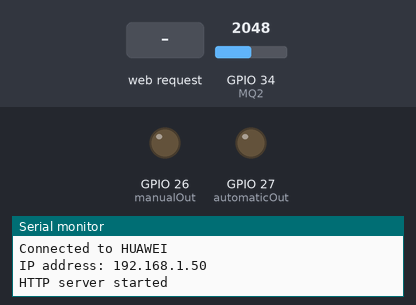
Bench run of a sketch on a simulated ESP32. On the bench: output pins drawn as LEDs (lit = HIGH), the last lines printed to the serial monitor. The test bench sets the inputs (shaded band); at power-on: GPIO 34 (MQ2) = 2048. WiFi joins after 1.5 s; servers stay silent unless stated.

Above: at 2.7 s.
2.8 s: HTTP request GET /manualInterrupt received
At 4.0 s:
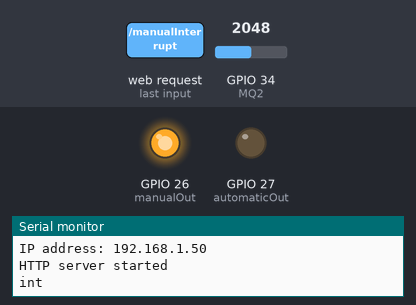
4.3 s: GPIO 34 (MQ2) set to 2930
5.8 s: GPIO 34 (MQ2) set to 3034
At 6.3 s:
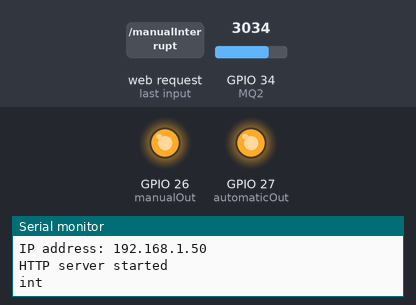
7.3 s: HTTP request GET /manualInterrupt received
At 8.5 s:
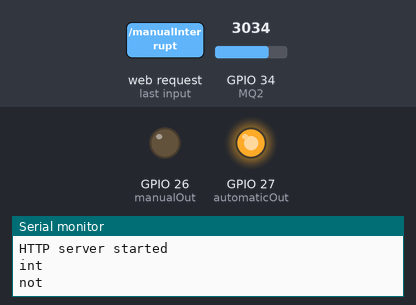
8.8 s: GPIO 34 (MQ2) set to 2960
At 9.8 s:
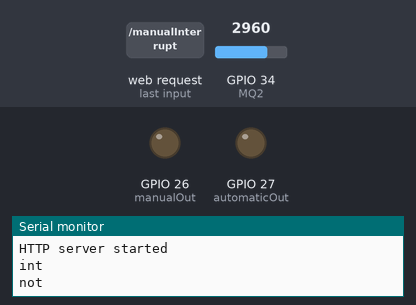
10.3 s: GPIO 34 (MQ2) set to 3040
At 10.9 s:
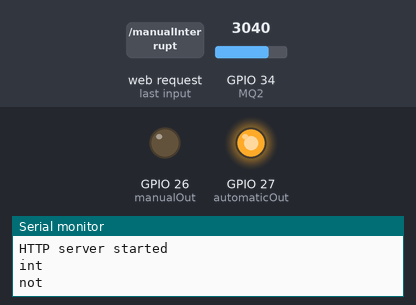
Timing chart, 0 to 12.8 s (numbered marks = the images above; inputs shaded):
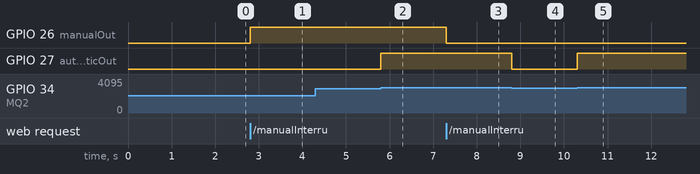

Measured:
- the behaviour switches between 2999 and 3000 on GPIO 34 (MQ2) (found by bisection; images 1 and 2)
- after the input at 2.8 s, GPIO 26 (manualOut): LOW → HIGH at once
- after the input at 4.3 s, every drawn part: stays the same
- after the input at 5.8 s, GPIO 27 (automaticOut): LOW → HIGH at once
- after the input at 7.3 s, GPIO 26 (manualOut): HIGH → LOW at once
- after the input at 8.8 s, GPIO 27 (automaticOut): HIGH → LOW at once
- after the input at 10.3 s, GPIO 27 (automaticOut): LOW → HIGH at once

The sketch:

sketch_dec28a.ino
```cpp
#include <WiFi.h>
#include <WiFiClient.h>
#include <WebServer.h>

#include "index.h"  //Web page header file

WebServer server(80);

//sensor pin
#define MQ2 34
//led pins
#define manualOut 26
#define automaticOut 27

//Enter your SSID and PASSWORD
//const char* ssid = "DIGI_6bb768";
//const char* password = "3ff09448";
const char* ssid = "HUAWEI";
const char* password = "12345678";


// This routine is executed when you open its IP in browser
void handleRoot() {
  String htmlCode = MAIN_page; //Read HTML contents
  server.send(200, "text/html", htmlCode); //Send web page
}

void handleMQ2() {
  int sensoreRead = analogRead(MQ2);//read in analog mode the sensor value
  String mqValue = String(sensoreRead);//convert int value to string
  server.send(200, "text/plane", mqValue); //Send gas sensor value only to client ajax request
}

//if the routine is called, the manual interrupt led(26 pin) get HIGH/LOW value. If was in LOW will get HIGH value
void manualInterrupt() {
  if (digitalRead(manualOut) == LOW) {
    Serial.println("int");
    digitalWrite(manualOut, HIGH);
  }
  else {
    Serial.println("not");
    digitalWrite(manualOut, LOW);
  }
}

void setup(void) {
  Serial.begin(115200);
  Serial.println();
  Serial.println("Booting Sketch...");

  //ESP32 connects to your wifi -----------------------------------
  WiFi.mode(WIFI_STA); //Connect to your wifi
  WiFi.begin(ssid, password);

  Serial.println("Connecting to ");
  Serial.print(ssid);

  //Wait for WiFi to connect
  while (WiFi.waitForConnectResult() != WL_CONNECTED) {
    Serial.print(".");
  }

  //If connection successful show IP address in serial monitor
  Serial.println("");
  Serial.print("Connected to ");
  Serial.println(ssid);
  Serial.print("IP address: ");
  Serial.println(WiFi.localIP());  //IP address assigned to your ESP
  //----------------------------------------------------------------
  //init the pins, input/output
  pinMode(MQ2, INPUT);
  pinMode(manualOut, OUTPUT);
  pinMode(automaticOut, OUTPUT);
  server.on("/", handleRoot);      //This is display page
  server.on("/readGas", handleMQ2);//To get update of gas sensor Value only
  server.on("/manualInterrupt", manualInterrupt);//manual interrupt
  server.begin();                  //Start server
  Serial.println("HTTP server started");
}

// This routine is executed when you open its IP in browser

void loop(void) {
  server.handleClient();
  //limit, if the value lower than 3000 there is no gas.
  int limit = 3000;
  int sensorValue = analogRead(MQ2);
  //automatic interrupt
  if (sensorValue < limit)
  {
    digitalWrite(automaticOut, LOW);
  }
  else {
    digitalWrite(automaticOut, HIGH);
  }
  delay(1);
}
```

index.h
```cpp
//Store data in flash (program) memory instead of SRAM
const char MAIN_page[] PROGMEM = R"=====(
<!DOCTYPE html>
<html>
<style>
    .card {
        position: fixed;
        top: 50%;
        left: 50%;
        /* bring your own prefixes */
        transform: translate(-50%, -50%);
        align-items: center;
        font-size: 20px;
        max-width: 1000px;
        align-content: center;
        size: 50px;
        min-height: 500px;
        background: #02b875;
        padding: 30px;
        box-sizing: border-box;
        color: #FFF;
        box-shadow: 0px 2px 18px -4px rgba(0, 0, 0, 0.75);
        font-family: Helvetica;
        display: inline-block;
        vertical-align: middle;
        text-align: center;
    }

    .button {
        background-color: #F92E03;
        border: none;
        color: white;
        padding: 16px 40px;
        text-decoration: none;
        font-size: 30px;
        margin: 2px;
        cursor: pointer;
    }

    .button2 {
        background-color: #555555;
    }
</style>

<body>

    <div class="card">
        <h1 class="button" >ESP32 Project with MQ-2 gas sensor.</h1><br>
        <h4>If the gas value is greater than 3000ppm, the system automatically interrupts.</h4><br>
        <h1>Sensor Value:<span id="GasValue">0</span> ppm</h1><br>
        <img src="https://cdn.displays2go.com/images/zoom/fd2418fg.rw_zoom.jpg" id="warning" alt="Flowers" style="width:100px; visibility:hidden;" ><br>
        <h4>Manual Interrupt: <span id="spanManual">OFF</span></h4><br>
        <input id="btnManual" type="button" class="button" name="Interrupt" value="Manual Intterupt">

    </div>

    <script>
        var xhttp = new XMLHttpRequest();
        var audio = new Audio(
        'https://media.geeksforgeeks.org/wp-content/uploads/20190531135120/beep.mp3');
        document.getElementById("btnManual").addEventListener("click", () => {
            var state = document.getElementById("spanManual").innerHTML;
            if (state == "ON") {
                document.getElementById("spanManual").innerHTML = "OFF";
            }
            else {
                document.getElementById("spanManual").innerHTML = "ON";
            }
            xhttp.open("GET", "manualInterrupt", true);
            xhttp.send();
        })
        setInterval(function () {
            getData();
        }, 1000); //1000mSeconds update rate

        function getData() {
            xhttp.onreadystatechange = function () {
                if (this.readyState == 4 && this.status == 200) {
                  if(this.responseText>=3000){
                   audio.play();
                   document.getElementById("warning").style.visibility="visible";
                    }
                    else{
                      document.getElementById("warning").style.visibility="hidden";
                      }
                    document.getElementById("GasValue").innerHTML =
                        this.responseText;
                }
            };
            xhttp.open("GET", "readGas", true);
            xhttp.send();
        }


    </script>
</body>

</html>
)=====";
```
